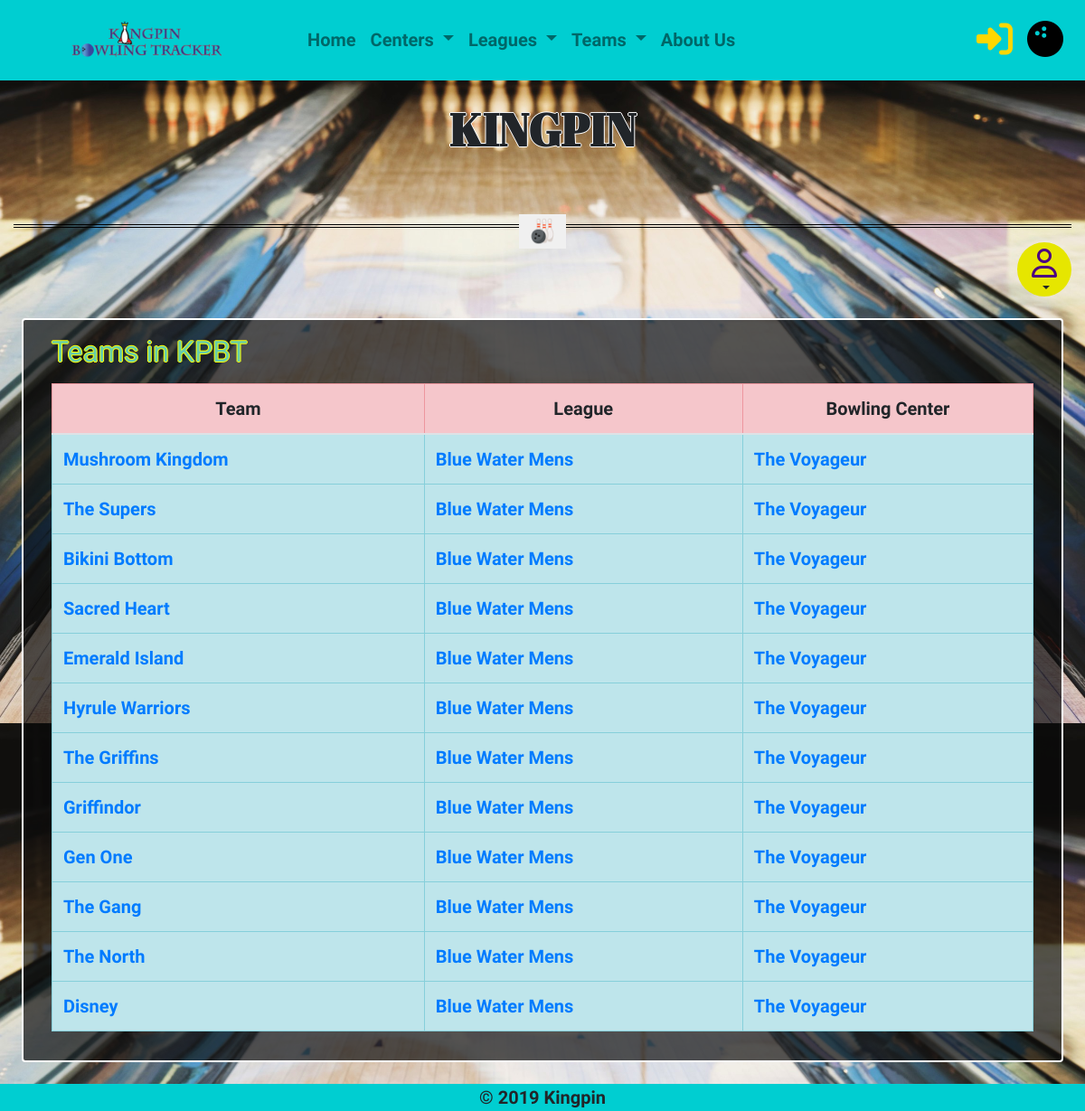
/kpbt/leagues/teams, run on the app's committed database.
### kptracker_serv/kpbt/teams/models.py (models this page shows, shortened)
class Team(models.Model):
	league = models.ForeignKey('League', on_delete=models.CASCADE,
		related_name = 'teams', verbose_name = 'league')
	number = models.PositiveSmallIntegerField()
	name = models.CharField(max_length=32, default="")
	total_pinfall = models.PositiveSmallIntegerField(default=0)
	total_handicap_pins = models.PositiveIntegerField(default=0)
	total_scratch_pins = models.PositiveIntegerField(default=0)
	team_points_won = models.PositiveSmallIntegerField(default=0)
	team_points_lost = models.PositiveIntegerField(default=0)
	roster = models.ManyToManyField(BowlerProfile, through='TeamRoster')
	def __str__(self):
		return self.name

### kptracker_serv/kpbt/leagues/models.py (models this page shows, shortened)
class League(models.Model):
	bowling_center = models.ForeignKey('BowlingCenter', on_delete=models.SET_NULL, null=True,
		related_name='leagues', verbose_name=('bowling center'))
	bowlers = models.ManyToManyField('BowlerProfile', through='LeagueBowler')
	secretary = models.OneToOneField(User, on_delete=models.SET_NULL, null=True)
	name = models.CharField(max_length=32)
	current_week = models.PositiveSmallIntegerField(default=1)
	week_pointer = models.PositiveSmallIntegerField(default=1)

### kptracker_serv/kpbt/centers/models.py (models this page shows, shortened)
class BowlingCenter(models.Model):
	name = models.CharField(max_length = 64, unique=True)
	num_lanes = models.IntegerField(default=0, verbose_name='number of lanes')
	manager= models.OneToOneField(User, on_delete=models.SET_NULL, null=True,
		related_name='center_managed', verbose_name=('manager'))

### kptracker_serv/kpbt/teams/views.py (the view)
# urls.py: path('teams', team_views.view_team, name='teams-home'),
def view_team(request, center_name= "", league_name="", team_name=""):
	if center_name:
		center = get_object_or_404(BowlingCenter, name=center_name)
		if league_name:
			league= get_object_or_404(League, name=league_name)
			if team_name:
				team = get_object_or_404(Team, league__bowling_center__name=center_name, league__name=league_name, name=team_name)
				bowlers = team.roster.filter(roster_record__is_active=True)
				return render(request, 'teams/view_team.html', {'team' : team, 'bowlers' : bowlers })
			else:
				teams = Team.objects.filter(league__bowling_center__name=center_name, league__name=league_name)
				return render(request, 'teams/team_home.html', {'teams' : teams })
	else:
		teams = Team.objects.all().order_by('-league__bowling_center__name', 'league__name', 'number')
		print(teams)
		return render(request, 'teams/team_home.html', {'teams' : teams})

### kptracker_serv/templates/kpbt/teams/team_home.html (shortened to what this page needs)
{% extends 'index.html' %}
{% block page_content %}
 <div class="container-fluid">
 <div class="row">
 <div class="col-md-12">
 <header>
   <h2 class="form-head mb-3"> Teams in KPBT</h2>
 </header>
<div class="table-responsive">
<table class="table table-striped table-bordered table-hover">
    <thead class="table-danger">
        <tr class="text-center font-weight-bolder">
          <th>Team</th><th>League</th><th>Bowling Center</th>
        </tr>
    </thead>
    <tbody>
    {% for team in teams %}
    <tr class="text-justify table-info font-weight-bolder">
        <td><a href="{% url 'view-center-league-team-by-name' team.league.bowling_center.name team.league.name team.name %}"> {{ team.name }} </a></td>
        <td><a href="{% url 'view-center-league-by-name' team.league.bowling_center.name team.league.name %}"> {{ team.league.name }}</a></td>
        <td><a href="{% url 'center-home' team.league.bowling_center.name %}"> {{ team.league.bowling_center.name }} </a></td>
    </tr>
    {% endfor %}
    </tbody>
</table>
</div>
</div>
</div>
</div>
{% endblock %}
{% regroup teams by league.bowling_center as teams_by_center %}
        {% regroup teams by league as teams_by_league %}
        {% regroup team by team.league.bowling_center as teams %}

### kptracker_serv/templates/kpbt/index.html (shortened to what this page needs)
{% extends "base.html" %} {% load static %}
{% block content %}
 <body>
    <nav class="navbar navbar-expand-md nav-bg mb-4 navbar-light" aria-label="Navigation">
  <a class="navbar-brand" href="{% url 'index' %}" aria-label="Kingpin Bowling Tracker">
   <img src="{% static 'images/Kingpin.png' %}" alt="Kingpin's logo" class="logo zoom">
  </a>
  <div class="collapse navbar-collapse" id="collapsibleNavbar">
    <ul class="navbar-nav nav">
      <li class="nav-item">
        <a class="nav-link" href="{% url 'index' %}">Home</a>
      </li>
      <li class="nav-item dropdown">
        <a class="nav-link dropdown-toggle" href="{% url 'center-home' %}" id="navbardrop" role="button" data-toggle="dropdown" aria-haspopup="true" aria-expanded="false">
        Centers
        </a>
      </li>
    <li class="nav-item dropdown">
      <a class="nav-link dropdown-toggle" href="{% url 'league-home' %}" id="navbardrop2" role="button" data-toggle="dropdown" aria-haspopup="true" aria-expanded="false">
        Leagues
      </a>
    </li>
    <li class="nav-item dropdown">
        <a class="nav-link dropdown-toggle" href="{% url 'team-home' %}" id="navbardrop3" role="button" data-toggle="dropdown" aria-haspopup="true" aria-expanded="false">
        Teams
        </a>
    </li>
   <li class="nav-item">
        <a class="nav-link" href="{% url 'about' %}">About Us</a>
   </li>
    </ul>
       <ul class="nav navbar-nav ml-auto">
        <li class="grow"><a class="nav-link" href="{% url 'login' %}" title="Login" data-toggle="tooltip" data-placement="bottom" aria-label="Login"><i class="fas fa-sign-in-alt fa-2x"></i></a></li>
        <li class="grow"><a class="nav-link" href="{% url 'register' %}" title="Register" data-toggle="tooltip" data-placement="bottom" aria-label="Register"><i class="fas fa-bowling-ball fa-2x"></i></a></li>
      </ul>
  </div>
</nav>
<main id="mainContent" tabindex="-1">
   <section>
	<div class="container-fluid">
    <div class="row">
      <div class="col-md-12">
      <h1 class="text-center mainhead font-weight-bolder margin-head text-uppercase">Kingpin</h1>
          <hr class="style15">
            <div class="dropdown" align="right">
            <button type="button" class="btn dropdown-toggle buttonDrop" data-toggle="dropdown" aria-label="KPBT User account profile" title="KPBT Account profile">
                <i class="far fa-user fa-2x mx-auto d-block"></i>
            </button>
          </div>
      </div>
    </div>
  </div>
    </section>
       <section>
        <div class="pageContent bg-trans border-style m-4 p-3 fade-in one">
        {% block page_content %}{% endblock %}
    </div>
    </section>
    </main>
      <footer class="foot-bg" id="footer">
            <div class="container-fluid">
            <div class="row">
            <div class="col-md-12">
                <div class="text-center font-weight-bolder">&copy; 2019 Kingpin</div>
            </div>
      </div>
      </div>
      </footer>
  {% load static %}
</body>
{% endblock %}

### kptracker_serv/templates/kpbt/base.html (shortened to what this page needs)
{% load static %}
<!DOCTYPE html>
<html lang="en">
<head>
  <link rel="stylesheet" href="https://stackpath.bootstrapcdn.com/bootstrap/4.3.1/css/bootstrap.min.css">
  <link rel="stylesheet" href="{% static 'css/styles.css' %}">
</head>
{% block content %}
{% endblock %}
</html>

### kptracker_serv/kpbt/static/css/styles.css (style rules this page uses)
html, body { height: 100%; }
body { font-family: 'Arimo', sans-serif; margin: 0; padding: 0; font-size: 1.25rem; line-height: 1.5; background: #3ab59c; background: url("../images/bowling_ball_down_lane-bg.jpg") 25% 25%; background-size: cover; }
header, section, footer, aside, nav, main, article, figure { display: block; }
.logo { width: 400px; margin-left: auto; margin-right: auto; }
.zoom { animation:animatezoom 0.6s }
.nav-link { font-weight: bolder; font-size: 1.25rem; padding: 15px 5px; transition:0.2s; }
.nav-bg, .foot-bg { background-color: #00CED1; }
.navbar-light .navbar-nav .nav-link { font-weight: bolder; }
.nav-item::after { content:''; display:block; width:0px; height:2px; background: crimson; transition: 0.2s; }
.fa-user { color: #4B0082; }
.fa-sign-in-alt { color: #FFD700; }
.fa-bowling-ball { color: #000000; }
main { height: auto; min-height: 100%; }
.style15 { border-top: 4px double #000; text-align: center; }
.style15:after { content: '🎳'; display: inline-block; position: relative; top: -15px; padding: 0 10px; background: #f0f0f0; color: #8c8b8b; font-size: 25px; }
.mainhead { font-family: 'Abril Fatface', cursive; font-size: 3.125rem; text-shadow: -1px 0 white, 0 1px white, 1px 0 white, 0 -1px white; }
.margin-head { margin-bottom: 75px; }
.bg-trans { background-color: rgba(10,10,10,.68); }
.border-style { border: 2px #fff solid; border-radius: 4px; }
.buttonDrop { border-radius: 50%; width: 60px; height: 60px; background: #e6e600; }
.form-head { color: #66CDAA; text-shadow: -1px 0 #FFFF00, 0 1px #FFFF00, 1px 0 #FFFF00, 0 -1px #FFFF00; }
.fade-in { opacity:0; -webkit-animation:fadeIn ease-in 1; -moz-animation:fadeIn ease-in 1; animation:fadeIn ease-in 1; -webkit-animation-fill-mode:forwards; -moz-animation-fill-mode:forwards; animation-fill-mode:forwards; -webkit-animation-duration:1s; -moz-animation-duration:1s; animation-duration:1s; }
.fade-in.one { -webkit-animation-delay: 0.9s; -moz-animation-delay: 0.9s; animation-delay: 0.9s; }
#footer { position: absolute; width: 100%; height: auto; clear: both; }
@media only screen and (min-width: 992px) and (max-width: 1200px) { .logo { width: 300px; } }

### data on the page
Team: name "Mushroom Kingdom", league.name "Blue Water Mens", league.bowling_center.name "The Voyageur"
Team: name "The Supers", league.name "Blue Water Mens", league.bowling_center.name "The Voyageur"
Team: name "Bikini Bottom", league.name "Blue Water Mens", league.bowling_center.name "The Voyageur"
Team: name "Sacred Heart", league.name "Blue Water Mens", league.bowling_center.name "The Voyageur"
Team: name "Emerald Island", league.name "Blue Water Mens", league.bowling_center.name "The Voyageur"
Team: name "Hyrule Warriors", league.name "Blue Water Mens", league.bowling_center.name "The Voyageur"
Team: name "The Griffins", league.name "Blue Water Mens", league.bowling_center.name "The Voyageur"
Team: name "Griffindor", league.name "Blue Water Mens", league.bowling_center.name "The Voyageur"
Team: name "Gen One", league.name "Blue Water Mens", league.bowling_center.name "The Voyageur"
Team: name "The Gang", league.name "Blue Water Mens", league.bowling_center.name "The Voyageur"
Team: name "The North", league.name "Blue Water Mens", league.bowling_center.name "The Voyageur"
Team: name "Disney", league.name "Blue Water Mens", league.bowling_center.name "The Voyageur"
